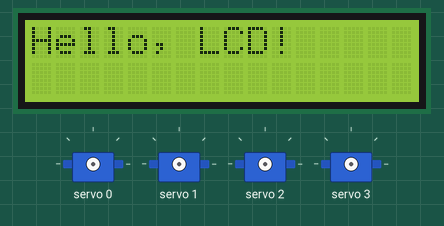
This sketch was run on a simulated ESP32. Shown: 16×2 character LCD, 4 × servo. What the sketch prints to the serial monitor is not drawn.

Above: at 0.1 s.
At 3.1 s:
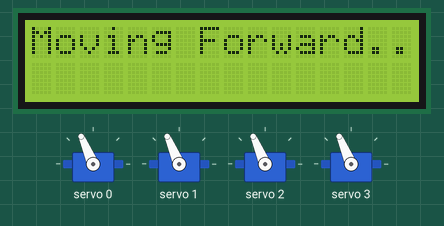

The sketch:

PWMtest.ino
```cpp
#include <Encoder.h>
#include <Wire.h>
#include <SPI.h>
#include <Arduino.h>
#include <LiquidCrystal.h>
#include <Adafruit_PWMServoDriver.h>

// Initialize the LCD with the pins: RS, E, D4, D5, D6, D7
LiquidCrystal lcd(14, 12, 27, 26, 25, 33);

// Servo pulse range (adjust if necessary for your servos)
#define SERVOMIN 350  // Minimum pulse length
#define SERVOMAX 350  // Maximum pulse length
Adafruit_PWMServoDriver pwm;

void setup() {
    // Setup for LCD
    lcd.begin(16, 2); // Initialize 16x2 LCD
    lcd.print("Hello, LCD!"); // Print test message
    delay(2000); // Pause for 2 seconds
    lcd.clear();

    // Setup for PCA9685
    pwm = Adafruit_PWMServoDriver();
    Wire.begin();
    pwm.begin();
    pwm.setPWMFreq(50); // Set frequency to 50Hz for servo control
    delay(10);

    Serial.println("PCA9685 Initialized. Setting initial positions...");

    // Set initial servo position
    pwm.setPWM(0, 0, SERVOMIN);
    delay(1000);

    lcd.print("Setup Complete!");
    Serial.println("Setup complete. Starting loop...");
}

void loop() {
    // Move servos forward
    Serial.println("Sweeping servos forward...");
    lcd.clear();
    lcd.print("Moving Forward...");
    for (int pulseWidth = SERVOMIN; pulseWidth <= SERVOMAX; pulseWidth++) {
        pwm.setPWM(0, 0, pulseWidth); // Servo 1 (channel 0)
        pwm.setPWM(1, 0, pulseWidth); // Servo 2 (channel 1)
        pwm.setPWM(2, 0, pulseWidth); // Servo 3 (channel 2)
        pwm.setPWM(3, 0, pulseWidth); // Servo 4 (channel 3)
        delay(10);
    }

    // Move servos backward
    Serial.println("Sweeping servos backward...");
    lcd.clear();
    lcd.print("Moving Backward...");
    for (int pulseWidth = SERVOMAX; pulseWidth >= SERVOMIN; pulseWidth--) {
        pwm.setPWM(0, 0, pulseWidth); // Servo 1 (channel 0)
        pwm.setPWM(1, 0, pulseWidth); // Servo 2 (channel 1)
        pwm.setPWM(2, 0, pulseWidth); // Servo 3 (channel 2)
        pwm.setPWM(3, 0, pulseWidth); // Servo 4 (channel 3)
        delay(10);
    }
}
```
